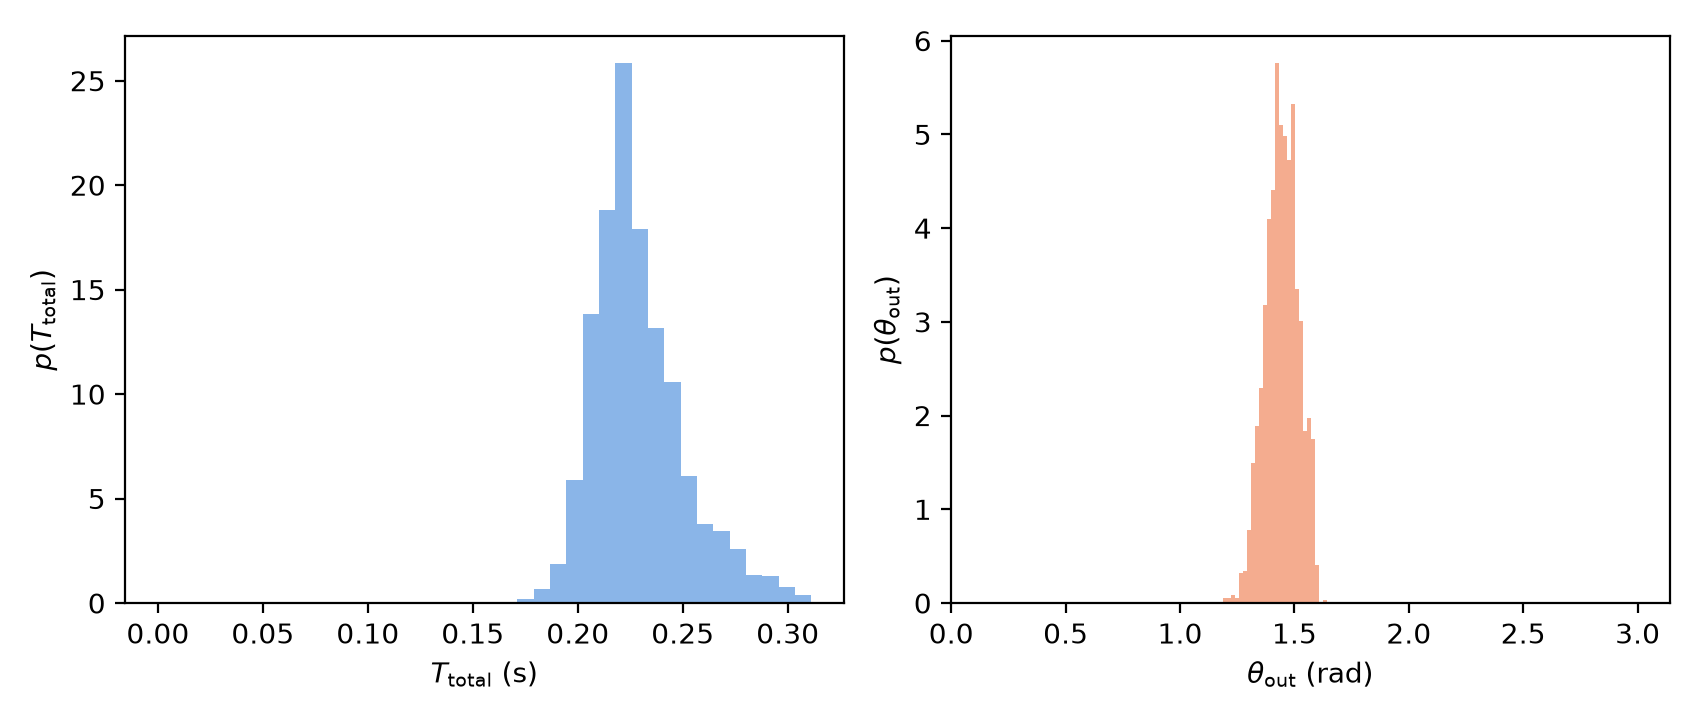

The script that saved this image:
"""Figure 2(d): scattering time and exit-angle histograms, HRHS (k = 45, tau = 13.5).

Renders a simple version of this panel from figure_2_d.csv alone (no processing).
Run: python3 figure_2_d.py
"""
from pathlib import Path
import pandas as pd
import matplotlib
matplotlib.use("Agg")
import matplotlib.pyplot as plt

HERE = Path(__file__).resolve().parent
STEM = "figure_2_d"
df = pd.read_csv(HERE / f"{STEM}.csv")

COLOR_TIME = "#2a78d6"
COLOR_ANGLE = "#eb6834"

t = df[df.series == "time_hist"]
a = df[df.series == "angle_hist"]
fig, (ax_t, ax_a) = plt.subplots(1, 2, figsize=(8.5, 3.6))
ax_t.bar(t.x, t.y, width=t.x.iloc[1] - t.x.iloc[0], color=COLOR_TIME, alpha=0.55)
ax_t.set_xlabel(r"$T_{\mathrm{total}}$ (s)")
ax_t.set_ylabel(r"$p(T_{\mathrm{total}})$")
ax_a.bar(a.x, a.y, width=a.x.iloc[1] - a.x.iloc[0], color=COLOR_ANGLE, alpha=0.55)
ax_a.set_xlabel(r"$\theta_{\mathrm{out}}$ (rad)")
ax_a.set_ylabel(r"$p(\theta_{\mathrm{out}})$")
ax_a.set_xlim(0, 3.14159)

fig.tight_layout()
fig.savefig(HERE / f"{STEM}.png", dpi=200)
print(f"saved {STEM}.png")
